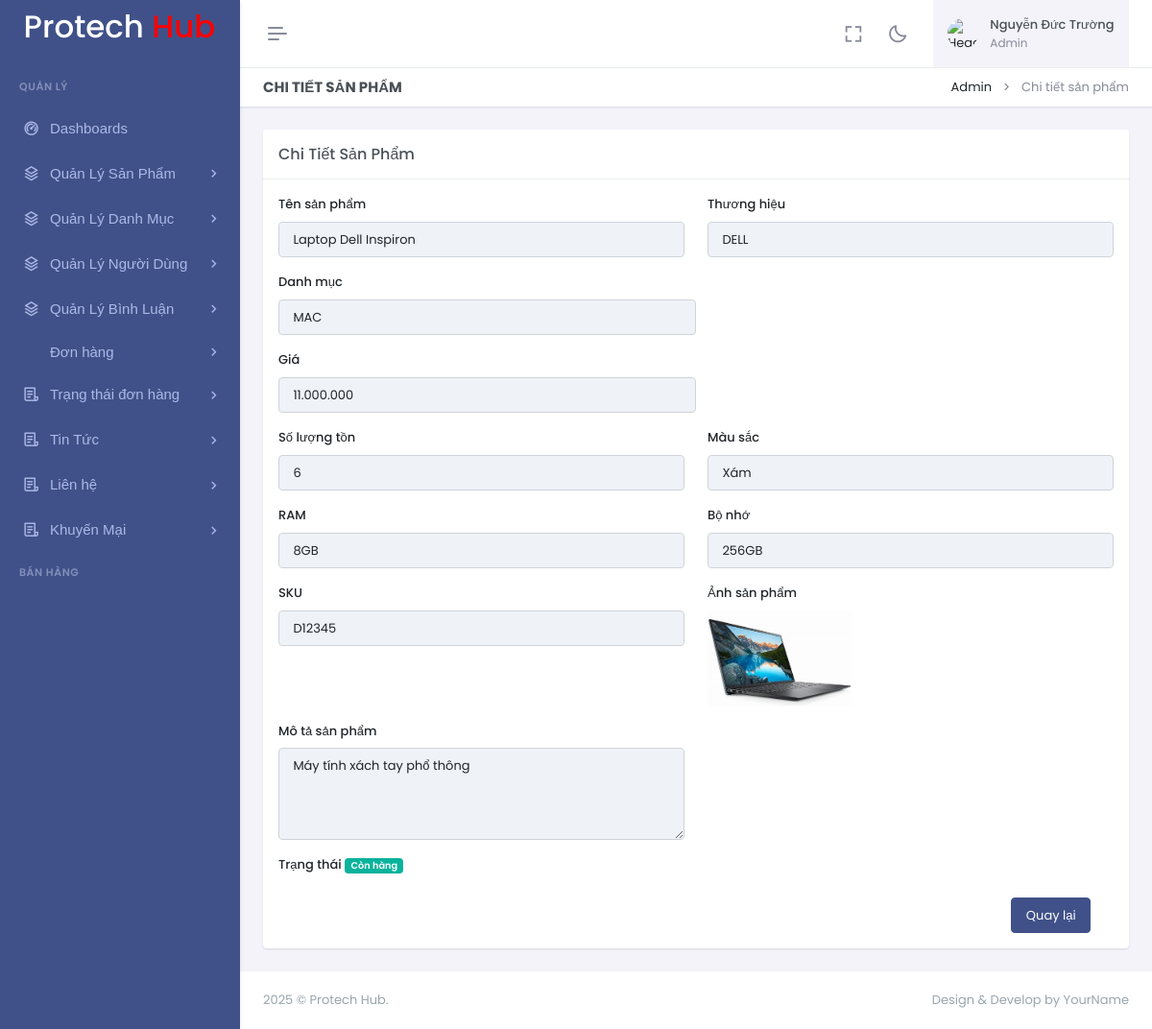
/admin/index.php?act=products/show&id=1 (signed in), run on the app's committed database.
### tables this page shows
CREATE TABLE `products` (
  `ma_san_pham` varchar(256) NOT NULL,
  `product_id` int NOT NULL,
  `name` varchar(256) NOT NULL,
  `brand` varchar(256) DEFAULT NULL,
  `category_id` int DEFAULT NULL,
  `description` varchar(256) NOT NULL,
  `ram` varchar(355) DEFAULT NULL,
  `storage` varchar(256) NOT NULL,
  `color` varchar(256) DEFAULT NULL,
  `image_url` varchar(256) DEFAULT NULL,
  `price` decimal(15,2) NOT NULL,
  `sku` varchar(256) DEFAULT NULL,
  `status` tinyint(1) NOT NULL,
  `stock_quantity` int NOT NULL
);

CREATE TABLE `danh_mucs` (
  `id` int NOT NULL,
  `ten_danh_muc` varchar(255) NOT NULL
);

### admin/controllers/ProductController.php (called while the page is built, shortened)
<?php
class ProductController
{
    private $productModel;
    public function __construct()
    {
        $this->productModel = new Product();
    }
    public function show($id)
    {
        $product = $this->productModel->getById($id);
        require_once 'views/products/show.php';
    }
}
?>

### commons/function.php (called while the page is built)
<?php
function connectDB() {
    $host = DB_HOST;
    $port = DB_PORT;
    $dbname = DB_NAME;
    try {
        $conn = new PDO("mysql:host=$host;port=$port;dbname=$dbname", DB_USERNAME, DB_PASSWORD);
        $conn->setAttribute(PDO::ATTR_ERRMODE, PDO::ERRMODE_EXCEPTION);
        $conn->setAttribute(PDO::ATTR_DEFAULT_FETCH_MODE, PDO::FETCH_ASSOC);
        return $conn;
    } catch (PDOException $e) {
        echo ("Connection failed: " . $e->getMessage());
    }
}

### admin/models/ProductModel.php (called while the page is built, shortened)
<?php
class Product
{
    private $conn;
    public function __construct()
    {
        $this->conn = connectDB();
    }
    public function getById($id)
    {
        $sql = "SELECT p.*, c.ten_danh_muc
                FROM products p
                LEFT JOIN danh_mucs c ON p.category_id = c.id
                WHERE p.product_id = :id";
        $stmt = $this->conn->prepare($sql);
        $stmt->execute(['id' => $id]);
        return $stmt->fetch();
    }
}
?>

### admin/views/products/show.php (the view, shortened to what this page needs)
<!doctype html>
<html lang="en" data-layout="vertical" data-topbar="light" data-sidebar="dark" data-sidebar-size="lg"
    data-sidebar-image="none" data-preloader="disable" data-theme="default" data-theme-colors="default">
<head>
    <?php
    require_once "views/layouts/libs_css.php";
    ?>
</head>
<body>
    <div id="layout-wrapper">
        <?php
        require_once "views/layouts/header.php";
        require_once "views/layouts/siderbar.php";
        ?>
        <div class="main-content">
            <div class="page-content">
                <div class="container-fluid">
                    <div class="row">
                        <div class="col-12">
                            <div
                                class="page-title-box d-sm-flex align-items-center justify-content-between bg-galaxy-transparent">
                                <h4 class="mb-sm-0">Chi tiết sản phẩm</h4>
                                <div class="page-title-right">
                                    <ol class="breadcrumb m-0">
                                        <li class="breadcrumb-item"><a href="javascript: void(0);">Admin</a></li>
                                        <li class="breadcrumb-item active">Chi tiết sản phẩm</li>
                                    </ol>
                                </div>
                            </div>
                        </div>
                    </div>
                    <div class="row">
                        <div class="col">
                            <div class="h-100">
                                <div class="card">
                                    <div class="card-header align-items-center d-flex">
                                        <h4 class="card-title mb-0 flex-grow-1">Chi Tiết Sản Phẩm</h4>
                                    </div>
                                    <div class="card-body">
                                        <div class="live-preview">
                                            <form>
                                                <div class="row">
                                                    <div class="col-md-6">
                                                        <div class="mb-3">
                                                            <label for="name" class="form-label">Tên sản phẩm</label>
                                                            <input type="text" class="form-control" id="name" name="name"
                                                                value="<?php echo $product['name']; ?>" disabled>
                                                        </div>
                                                    </div>
                                                    <div class="col-md-6">
                                                        <div class="mb-3">
                                                            <label for="brand" class="form-label">Thương hiệu</label>
                                                            <input type="text" class="form-control" id="brand" name="brand"
                                                                value="<?php echo $product['brand']; ?>" disabled>
                                                        </div>
                                                    </div>
                                                </div>
                                                <div class="col-md-6">
                                                        <div class="mb-3">
                                                            <label for="ten_danh_muc" class="form-label">Danh
                                                                mục</label>
                                                            <input type="text" class="form-control" id="ten_danh_muc"
                                                                name="category_id"
                                                                value="<?php echo isset($product['ten_danh_muc']) ? $product['ten_danh_muc'] : ''; ?>"
                                                                disabled>
                                                        </div>
                                                    </div>
                                                    <div class="col-md-6">
                                                        <div class="mb-3">
                                                            <label for="price" class="form-label">Giá</label>
                                                            <input type="text" class="form-control" id="price" name="price"
                                                                value="<?php echo number_format($product['price'], 0, ',', '.'); ?>"
                                                                disabled>
                                                        </div>
                                                    </div>
                                                </div>
                                                <div class="row">
                                                    <div class="col-md-6">
                                                        <div class="mb-3">
                                                            <label for="stock_quantity" class="form-label">Số lượng tồn</label>
                                                            <input type="text" class="form-control" id="stock_quantity"
                                                                name="stock_quantity" value="<?php echo $product['stock_quantity']; ?>"
                                                                disabled>
                                                        </div>
                                                    </div>
                                                    <div class="col-md-6">
                                                        <div class="mb-3">
                                                            <label for="color" class="form-label">Màu sắc</label>
                                                            <input type="text" class="form-control" id="color" name="color"
                                                                value="<?php echo $product['color']; ?>" disabled>
                                                        </div>
                                                    </div>
                                                </div>
                                                <div class="row">
                                                    <div class="col-md-6">
                                                        <div class="mb-3">
                                                            <label for="ram" class="form-label">RAM</label>
                                                            <input type="text" class="form-control" id="ram" name="ram"
                                                                value="<?php echo $product['ram']; ?>" disabled>
                                                        </div>
                                                    </div>
                                                    <div class="col-md-6">
                                                        <div class="mb-3">
                                                            <label for="storage" class="form-label">Bộ nhớ</label>
                                                            <input type="text" class="form-control" id="storage" name="storage"
                                                                value="<?php echo $product['storage']; ?>" disabled>
                                                        </div>
                                                    </div>
                                                </div>
                                                <div class="row">
                                                    <div class="col-md-6">
                                                        <div class="mb-3">
                                                            <label for="sku" class="form-label">SKU</label>
                                                            <input type="text" class="form-control" id="sku" name="sku"
                                                                value="<?php echo $product['sku']; ?>" disabled>
                                                        </div>
                                                    </div>
                                                    <div class="col-md-6">
                                                        <div class="mb-3">
                                                            <label for="image_url" class="form-label">Ảnh sản phẩm</label>
                                                            <br>
                                                            <img src="<?php echo $product['image_url']; ?>" alt="Product Image"
                                                                class="img-fluid" style="width: 150px;" />
                                                        </div>
                                                    </div>
                                                </div>
                                                <div class="row">
                                                    <div class="col-md-6">
                                                        <div class="mb-3">
                                                            <label for="description" class="form-label">Mô tả sản phẩm</label>
                                                            <textarea class="form-control" id="description" name="description"
                                                                rows="4" disabled><?php echo $product['description']; ?></textarea>
                                                        </div>
                                                    </div>
                                                    <div class="row">
                                                        <div class="col-md-6">
                                                            <div class="mb-3">
                                                                <label for="status" class="form-label">Trạng thái</label>
                                                                <?php
                                                                $statusClass = $product['status'] == 1 ? 'bg-success' : 'bg-danger';
                                                                $statusText = $product['status'] == 1 ? 'Còn hàng' : 'Hết hàng';
                                                                ?>
                                                                <span class="badge <?php echo $statusClass; ?>"><?php echo $statusText; ?></span>
                                                            </div>
                                                        </div>
                                                    </div>
                                                    <div class="row">
                                                        <div class="col-lg-12">
                                                            <div class="text-end">
                                                                <a href="?act=products" class="btn btn-primary">Quay lại</a>
                                                            </div>
                                                        </div>
                                                    </div>
                                        </div>
                                    </div>
                                </div>
                            </div>
                        </div>
                    </div>
                </div>
            </div>
        </div>
        <footer class="footer">
            <div class="container-fluid">
                <div class="row">
                    <div class="col-sm-6">
                         © Protech Hub.
                    </div>
                    <div class="col-sm-6">
                        <div class="text-sm-end d-none d-sm-block">
                            Design & Develop by YourName
                        </div>
                    </div>
                </div>
            </div>
        </footer>
    </div>
</body>
</html>

### data on the page
products: name "Laptop Dell Inspiron", brand "DELL", category_id "MAC", price "11.000.000", stock_quantity "6", color "Xám", ram "8GB", storage "256GB", sku "D12345", image_url (picture), description "Máy tính xách tay phổ thông", status "Còn hàng"

### other printed values
$_SESSION['user'] "Nguyễn Đức Trường"
